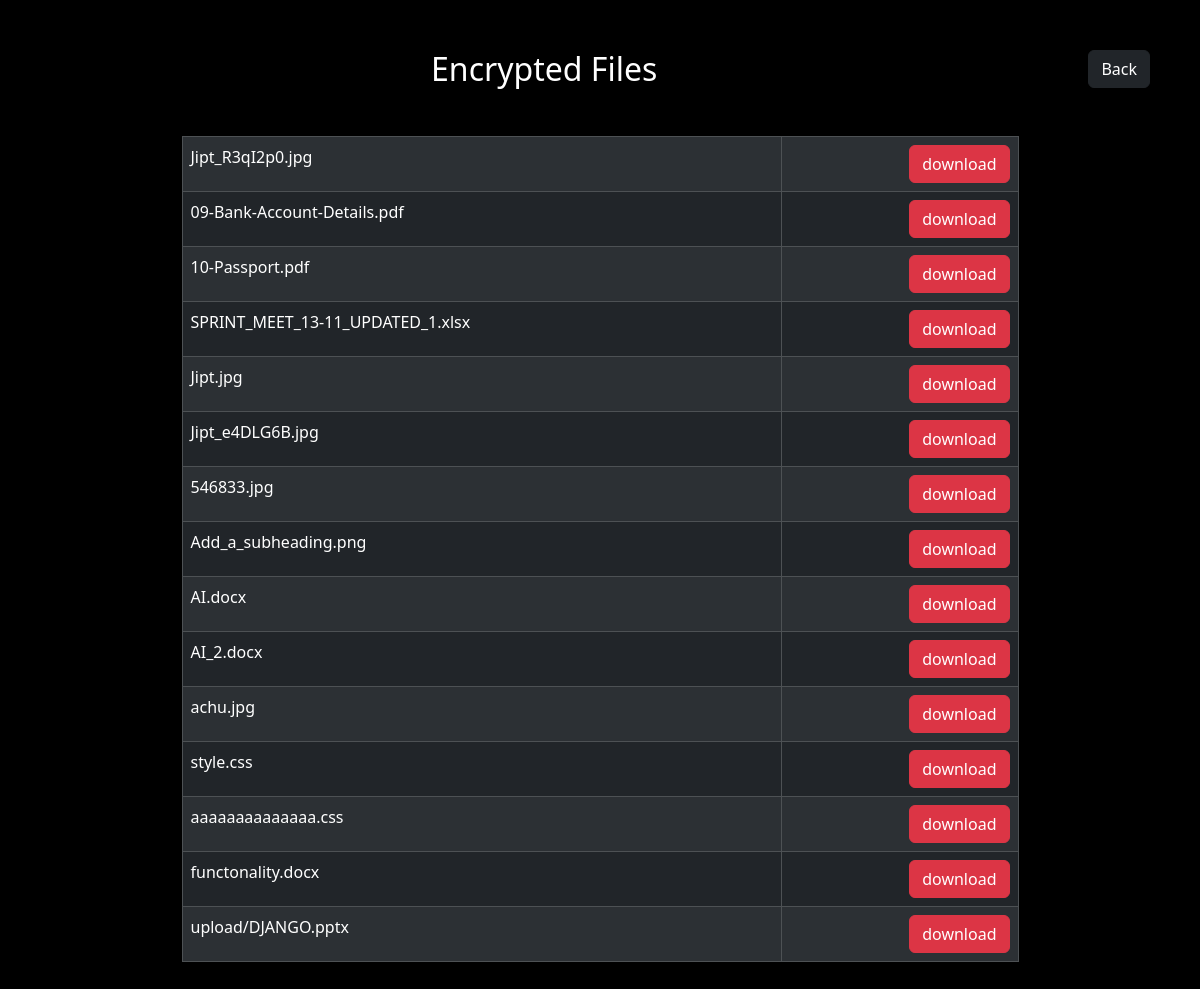
The page /select/ (signed in) on the database as committed earlier.
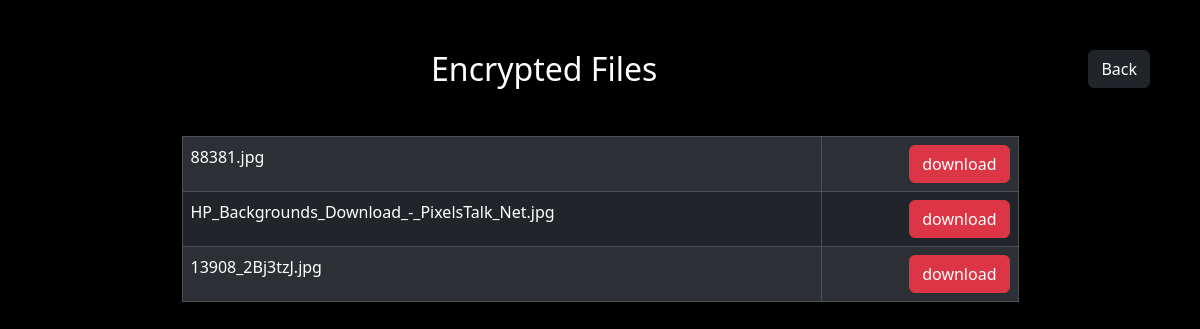
The same page on the database as committed later.
### app/models.py (models this page shows, shortened)
class EncryptedFile(models.Model):
    algorithm_choices = [
        ('hashes.SHA256', 'hashes.SHA256'),
        ('hashes.SHA384', 'hashes.SHA384'),
        ('hashes.SHA512', 'hashes.SHA512'),
    ]
    user_id = models.ForeignKey(User, on_delete=models.CASCADE)
    file = models.FileField()
    password = models.CharField(max_length=100)
    algorith = models.CharField(max_length=20, choices=algorithm_choices)
    date = models.DateField(auto_now_add=True, null=True)

### app/views.py (the view)
# urls.py: path('select/', views.select),
def select(request):
    tem = request.session['uid']
    vpro = User.objects.get(id=tem)
    encrypted_files = EncryptedFile.objects.filter(user_id=vpro)
    return render(request,'select.html',{'encrypted_files': encrypted_files})

### template/select.html (shortened to what this page needs)
<!DOCTYPE html>
<html lang="en">
    {% load static %}
<head>
    <link href="https://cdn.jsdelivr.net/npm/bootstrap@5.3.2/dist/css/bootstrap.min.css" rel="stylesheet">
</head>
<body>
  <a href="{% url 'userprofile' %}"><button class="btn btn-dark text-white float-end justify-content-around" style="margin-right: 50px;">Back</button></a>
    <div align="center" style="margin-top: 50px;">
    <h2 class="text-white">Encrypted Files</h2>
    <div class="container">
    <table class="table w-75 my-5 table-bordered table-striped table-hover table-dark">
        {% for encrypted_file in encrypted_files %}
        <tr>
          <td>{{ encrypted_file.file }}</td>
          <td align="end"><a href="{{ encrypted_file.file.url }}" download><button class="btn btn-danger ">download</button></a></td>
        </tr>
        {% endfor %}
    </table>
  </div>
    </div>
</body>
</html>

### template/select.html (style rules this page uses)
body { background-color: black; }
tr { background-color: white; }
a { text-decoration: none; color: black; font-size: 18px; }
td { height: 35px; padding-left: 50px; }

Rows that differ between the two databases and show on the page:
no longer on this page (row edited): EncryptedFile: file "10-Passport.pdf"
no longer on this page (row edited): EncryptedFile: file "Jipt.jpg"
no longer on this page (row edited): EncryptedFile: file "Jipt_e4DLG6B.jpg"
removed EncryptedFile: file "546833.jpg"
removed EncryptedFile: file "Add_a_subheading.png"
removed EncryptedFile: file "AI.docx"
removed EncryptedFile: file "AI_2.docx"
removed EncryptedFile: file "achu.jpg"
removed EncryptedFile: file "style.css"
removed EncryptedFile: file "aaaaaaaaaaaaaa.css"
removed EncryptedFile: file "functonality.docx"
removed EncryptedFile: file "upload/DJANGO.pptx"
changed EncryptedFile: file "Jipt_R3qI2p0.jpg" → "88381.jpg"
changed EncryptedFile: file "09-Bank-Account-Details.pdf" → "HP_Backgrounds_Download_-_PixelsTalk_Net.jpg"
changed EncryptedFile: file "SPRINT_MEET_13-11_UPDATED_1.xlsx" → "13908_2Bj3tzJ.jpg"
